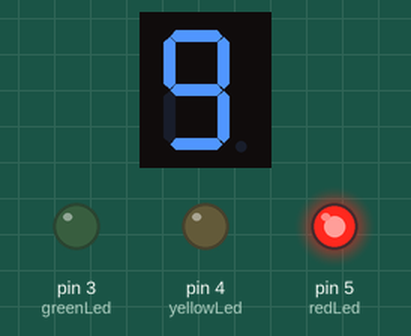
Simulated run of this sketch. Board: Arduino Uno, built with avr-gcc and run on an emulated ATmega328P. Shown: 1-digit seven-segment display, output pins drawn as LEDs (lit = HIGH). Wiring (inferred from the names in the program): 1-digit 7-segment display, segments lit when LOW: segments pin 6, pin 7, pin 9, pin 10, pin 11, pin 13, pin 12, pin 8. The segment pins are drawn as the display they are named for; pins used as bus, display or sensor lines are not drawn.

Above: at 0.1 s.
At 5.1 s:
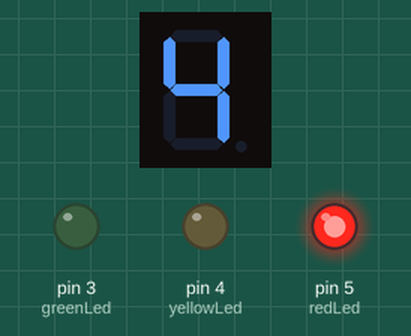
At 10.1 s:
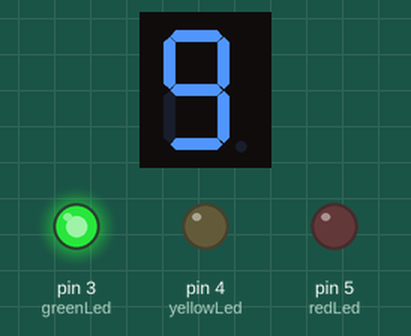
At 20.1 s:
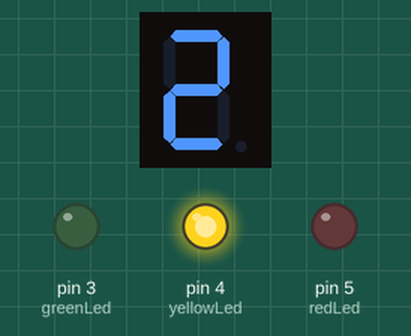
At 29.1 s:
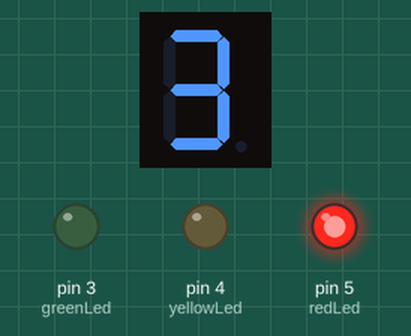
At 39.1 s:
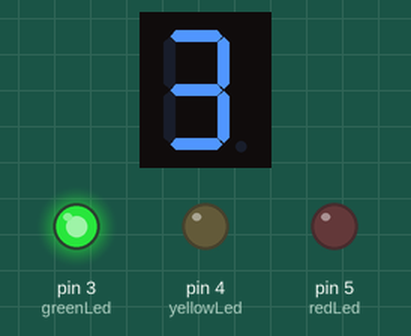
Timing chart, 0 to 40.0 s (numbered marks = the images above):
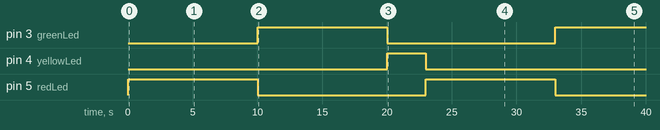

Measured:
- by itself, pin 3 (greenLed): LOW → HIGH at 10.0 s, → LOW 10.0 s later, → HIGH 13.0 s later
- by itself, pin 4 (yellowLed): LOW → HIGH at 20.0 s, → LOW 3.0 s later
- by itself, pin 5 (redLed): alternates HIGH for 10.0 s and LOW for 13.0 s
- what the display in image 1 shows lasts 1.0 s, from 5.0 s to 6.0 s

The sketch:

BLKLab_PRJ_61_Cot_Den_Giao_Thong_Don_Gian_Voi_Arduino.ino
```cpp
/*=================================================================================================
 * BANLINHKIEN.COM                                            *
 ==================================================================================================
*/

// --- KHAI BÁO CẤU HÌNH ---
// Mảng chứa các chân điều khiển LED 7 thanh (a, b, c, d, e, f, g, dp)
int ledPins[8] = {6, 7, 9, 10, 11, 13, 12, 8};

// Chân điều khiển đèn giao thông
int greenLed  = 3;
int yellowLed = 4;
int redLed    = 5;

// Biến điều khiển thời gian
int count = 9;               // Bắt đầu đếm ngược từ 9
int mode = 0;                // Chế độ hiện tại (0: Đỏ, 1: Xanh, 2: Vàng)
unsigned long lastTime = 0;
const int delayTime = 1000;  // 1 giây

// Mảng mã nhị phân cho LED 7 thanh (Anode chung - Mức 0 là sáng)
const byte number[] = {
  0b11000000, // 0
  0b11111001, // 1
  0b10100100, // 2
  0b10110000, // 3
  0b10011001, // 4
  0b10010010, // 5
  0b10000010, // 6
  0b11111000, // 7
  0b10000000, // 8
  0b10010000  // 9
};

void setup() {
  // Cài đặt OUTPUT cho LED 7 thanh
  for (int i = 0; i < 8; i++) {
    pinMode(ledPins[i], OUTPUT);
    digitalWrite(ledPins[i], HIGH); // Tắt hết (Anode chung)
  }

  // Cài đặt OUTPUT cho đèn giao thông
  pinMode(greenLed, OUTPUT);
  pinMode(yellowLed, OUTPUT);
  pinMode(redLed, OUTPUT);

  Serial.begin(9600);
}

void loop() {
  // 1. QUẢN LÝ BỘ ĐẾM THỜI GIAN (Dùng millis để tránh block chương trình)
  if ((millis() - lastTime) >= delayTime) {
    lastTime = millis();
    count--; // Giảm số giây sau mỗi 1 giây thực tế

    // Xử lý khi bộ đếm về hết
    if (count < 0) {
      mode++;          // Chuyển sang màu đèn tiếp theo
      mode = mode % 3; // Reset vòng lặp 0 -> 1 -> 2

      // Thiết lập lại thời gian cho từng màu đèn
      if (mode == 2) {
        count = 2;     // Đèn Vàng đếm 3 giây (2 về 0)
      } else {
        count = 9;     // Đèn Đỏ và Xanh đếm 10 giây (9 về 0)
      }
    }
  }

  // 2. HIỂN THỊ SỐ LÊN LED 7 THANH
  for (int i = 0; i < 8; i++) {
    // Trích xuất từng bit từ mảng mã số để xuất ra chân tương ứng
    digitalWrite(ledPins[i], (number[count] >> i) & 0b1);
  }

  // 3. ĐIỀU KHIỂN ĐÈN GIAO THÔNG THEO CHẾ ĐỘ (MODE)
  updateTrafficLights(mode);
}

// Hàm bổ trợ điều khiển đèn để code gọn hơn
void updateTrafficLights(int currentMode) {
  switch (currentMode) {
    case 0: // ĐÈN ĐỎ
      digitalWrite(redLed, HIGH);
      digitalWrite(greenLed, LOW);
      digitalWrite(yellowLed, LOW);
      break;
    case 1: // ĐÈN XANH
      digitalWrite(redLed, LOW);
      digitalWrite(greenLed, HIGH);
      digitalWrite(yellowLed, LOW);
      break;
    case 2: // ĐÈN VÀNG
      digitalWrite(redLed, LOW);
      digitalWrite(greenLed, LOW);
      digitalWrite(yellowLed, HIGH);
      break;
  }
}
```
